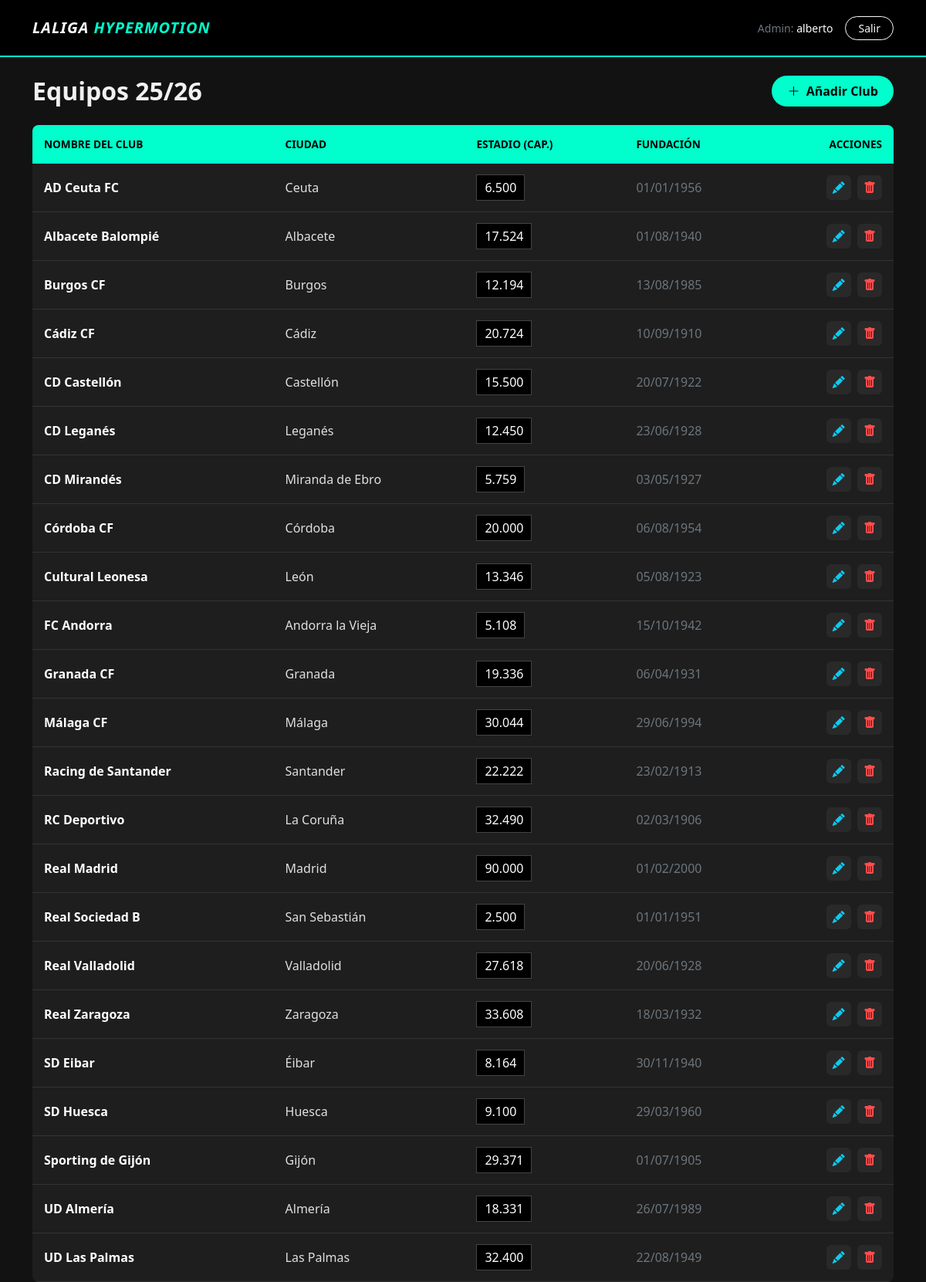
Page /index.php?controller=equipo&action=index (signed in) on the committed database.
### tables this page shows
CREATE TABLE `equipos` (
  `id` int(11) NOT NULL,
  `nombre` varchar(100) NOT NULL,
  `ciudad` varchar(100) NOT NULL,
  `capacidad_estadio` int(11) NOT NULL,
  `fecha_fundacion` date NOT NULL
);

### controllers/EquipoController.php (called while the page is built, shortened)
<?php
require_once 'config/Database.php';
require_once 'models/Equipo.php';
class EquipoController {
    private $equipo;
    public function __construct() {
        $database = new Database();
        $this->db = $database->getConnection();
        $this->equipo = new Equipo($this->db);
    }
    public function index() {
        $stmt = $this->equipo->read();
        $equipos = $stmt->fetchAll(PDO::FETCH_ASSOC);
        include 'views/equipos/listar.php';
    }
}
?>

### config/Database.php (called while the page is built, shortened)
<?php
    class Database{
        private $host = '127.0.0.1';
        private $db_name = 'gestion_liga';
        private $username = 'root';
        private $password = '';
        public function getConnection(){
            $this -> conn = null;
            try{
                $this->conn = new PDO("mysql:host=" . $this->host . ";dbname=" . $this->db_name, $this->username, $this->password);
                $this->conn->exec("set names utf8");
            } catch(PDOException $exception) {
                echo "Error de conexión: " . $exception->getMessage();
            }
            return $this->conn;
        }
    }
?>

### models/Equipo.php (called while the page is built, shortened)
<?php
class Equipo {
    private $conn;
    private $table = "equipos";
    public function __construct($db) { $this->conn = $db; }
    public function read() {
        $query = "SELECT * FROM " . $this->table . " ORDER BY nombre ASC";
        $stmt = $this->conn->prepare($query);
        $stmt->execute();
        return $stmt;
    }
}
?>

### views/equipos/listar.php (the view, shortened to what this page needs)
<!DOCTYPE html>
<html lang="es">
<head>
    <link href="https://cdn.jsdelivr.net/npm/bootstrap@5.3.0/dist/css/bootstrap.min.css" rel="stylesheet">
    <link rel="stylesheet" href="https://cdn.jsdelivr.net/npm/bootstrap-icons@1.10.0/font/bootstrap-icons.css">
</head>
<body>
    <nav class="navbar navbar-dark py-3 mb-4">
        <div class="container">
            <span class="navbar-brand brand-logo">LALIGA <span class="brand-cyan">HYPERMOTION</span></span>
            <div class="d-flex align-items-center gap-3">
                <span class="small text-secondary d-none d-md-block">Admin: <span class="text-white"><?= $_SESSION['username'] ?></span></span>
                <a href="index.php?controller=auth&action=logout" class="btn btn-outline-light btn-sm rounded-pill px-3">Salir</a>
            </div>
        </div>
    </nav>
    <div class="container">
        <div class="d-flex justify-content-between align-items-center mb-4">
            <h2 class="fw-bold m-0">Equipos 25/26</h2>
            <a href="index.php?controller=equipo&action=create" class="btn btn-add">
                <i class="bi bi-plus-lg me-1"></i> Añadir Club
            </a>
        </div>
        <div class="card bg-transparent border-0">
            <div class="table-responsive rounded-3 overflow-hidden">
                <table class="table table-custom mb-0">
                    <thead>
                        <tr>
                            <th>Nombre del Club</th>
                            <th>Ciudad</th>
                            <th>Estadio (Cap.)</th>
                            <th>Fundación</th>
                            <th class="text-end">Acciones</th>
                        </tr>
                    </thead>
                    <tbody>
                        <?php foreach ($equipos as $eq): ?>
                        <tr>
                            <td class="fw-bold text-white"><?= htmlspecialchars($eq['nombre']) ?></td>
                            <td><?= htmlspecialchars($eq['ciudad']) ?></td>
                            <td>
                                <span class="badge-cap">
                                    <?= number_format($eq['capacidad_estadio'], 0, ',', '.') ?>
                                </span>
                            </td>
                            <td class="text-secondary">
                                <?= date("d/m/Y", strtotime($eq['fecha_fundacion'])) ?>
                            </td>
                            <td class="text-end">
                                <a href="index.php?controller=equipo&action=edit&id=<?= $eq['id'] ?>"
                                    class="btn-icon btn-edit me-1" title="Editar">
                                    <i class="bi bi-pencil-fill"></i>
                                </a>
                                <a href="index.php?controller=equipo&action=delete&id=<?= $eq['id'] ?>"
                                    class="btn-icon btn-delete"
                                    onclick="return confirm('¿Eliminar al <?= $eq['nombre'] ?>?')" title="Eliminar">
                                    <i class="bi bi-trash-fill"></i>
                                </a>
                            </td>
                        </tr>
                        <?php endforeach; ?>
                    </tbody>
                </table>
            </div>
        </div>
    </div>
</body>
</html>

### index.php (shortened to what this page needs)
<?php
require_once 'controllers/EquipoController.php';
$controller_name = isset($_GET['controller']) ? $_GET['controller'] : 'auth';
$action = isset($_GET['action']) ? $_GET['action'] : 'login';
if ($controller_name === 'auth') {
    $controller = new AuthController();
    if ($action === 'login') $controller->login();
    elseif ($action === 'logout') $controller->logout();
    else $controller->login();
} elseif ($controller_name === 'equipo') {
    $controller = new EquipoController();
    if (method_exists($controller, $action)) {
        $controller->$action();
    } else {
        $controller->index();
    }
} else {
    header("Location: index.php?controller=auth&action=login");
}
?>

### views/equipos/listar.php (style rules this page uses)
:root { --liga-cyan: #00ffcc; --liga-dark: #121212; --liga-card: #1e1e1e; }
body { background-color: var(--liga-dark); color: #f0f0f0; font-family: 'Segoe UI', sans-serif; }
.navbar { background-color: #000; border-bottom: 2px solid var(--liga-cyan); }
.brand-logo { font-weight: 900; font-style: italic; letter-spacing: 1px; color: white; }
.brand-cyan { color: var(--liga-cyan); }
.table-custom { --bs-table-bg: var(--liga-card); --bs-table-color: #e0e0e0; --bs-table-border-color: #333; }
.table-custom thead th { background-color: var(--liga-cyan) !important; color: #000 !important; font-weight: 800; text-transform: uppercase; font-size: 0.85rem; border: none; padding: 15px; }
.table-custom tbody td { vertical-align: middle; padding: 15px; border-bottom: 1px solid #333; }
.badge-cap { background-color: #000; border: 1px solid #444; color: #fff; padding: 5px 10px; font-weight: normal; }
.btn-add { background-color: var(--liga-cyan); color: #000; font-weight: bold; border-radius: 50px; padding: 8px 20px; border: none; }
.btn-icon { width: 32px; height: 32px; display: inline-flex; align-items: center; justify-content: center; border-radius: 6px; transition: all 0.2s; background: rgba(255,255,255,0.05); border: none; }
.btn-edit { color: #0dcaf0; }
.btn-delete { color: #ff4d4d; }

### rows in the picture
equipos: nombre "AD Ceuta FC", ciudad "Ceuta", capacidad_estadio "6.500", fecha_fundacion "01/01/1956"
equipos: nombre "Albacete Balompié", ciudad "Albacete", capacidad_estadio "17.524", fecha_fundacion "01/08/1940"
equipos: nombre "Burgos CF", ciudad "Burgos", capacidad_estadio "12.194", fecha_fundacion "13/08/1985"
equipos: nombre "Cádiz CF", ciudad "Cádiz", capacidad_estadio "20.724", fecha_fundacion "10/09/1910"
equipos: nombre "CD Castellón", ciudad "Castellón", capacidad_estadio "15.500", fecha_fundacion "20/07/1922"
equipos: nombre "CD Leganés", ciudad "Leganés", capacidad_estadio "12.450", fecha_fundacion "23/06/1928"
equipos: nombre "CD Mirandés", ciudad "Miranda de Ebro", capacidad_estadio "5.759", fecha_fundacion "03/05/1927"
equipos: nombre "Córdoba CF", ciudad "Córdoba", capacidad_estadio "20.000", fecha_fundacion "06/08/1954"
equipos: nombre "Cultural Leonesa", ciudad "León", capacidad_estadio "13.346", fecha_fundacion "05/08/1923"
equipos: nombre "FC Andorra", ciudad "Andorra la Vieja", capacidad_estadio "5.108", fecha_fundacion "15/10/1942"
equipos: nombre "Granada CF", ciudad "Granada", capacidad_estadio "19.336", fecha_fundacion "06/04/1931"
equipos: nombre "Málaga CF", ciudad "Málaga", capacidad_estadio "30.044", fecha_fundacion "29/06/1994"
equipos: nombre "Racing de Santander", ciudad "Santander", capacidad_estadio "22.222", fecha_fundacion "23/02/1913"
equipos: nombre "RC Deportivo", ciudad "La Coruña", capacidad_estadio "32.490", fecha_fundacion "02/03/1906"
equipos: nombre "Real Madrid", ciudad "Madrid", capacidad_estadio "90.000", fecha_fundacion "01/02/2000"
equipos: nombre "Real Sociedad B", ciudad "San Sebastián", capacidad_estadio "2.500", fecha_fundacion "01/01/1951"
equipos: nombre "Real Valladolid", ciudad "Valladolid", capacidad_estadio "27.618", fecha_fundacion "20/06/1928"
equipos: nombre "Real Zaragoza", ciudad "Zaragoza", capacidad_estadio "33.608", fecha_fundacion "18/03/1932"
equipos: nombre "SD Eibar", ciudad "Éibar", capacidad_estadio "8.164", fecha_fundacion "30/11/1940"
equipos: nombre "SD Huesca", ciudad "Huesca", capacidad_estadio "9.100", fecha_fundacion "29/03/1960"
equipos: nombre "Sporting de Gijón", ciudad "Gijón", capacidad_estadio "29.371", fecha_fundacion "01/07/1905"
equipos: nombre "UD Almería", ciudad "Almería", capacidad_estadio "18.331", fecha_fundacion "26/07/1989"
equipos: nombre "UD Las Palmas", ciudad "Las Palmas", capacidad_estadio "32.400", fecha_fundacion "22/08/1949"

### other values in the picture
$_SESSION['username'] "alberto"
